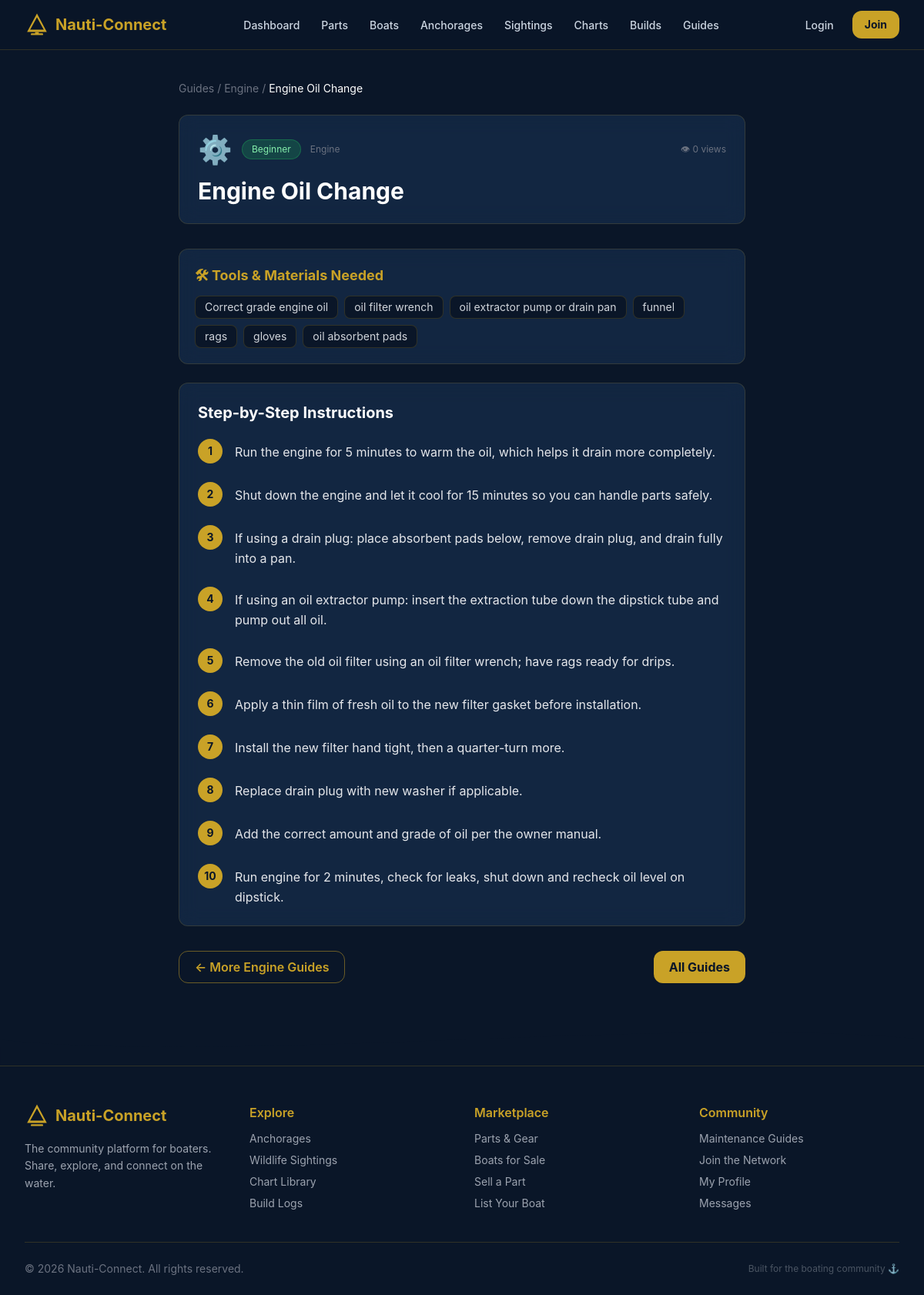
Screenshot of /maintenance/view.php?id=5 with the database file from the repository.
### tables this page shows
CREATE TABLE IF NOT EXISTS maintenance_guides (
    id INT AUTO_INCREMENT PRIMARY KEY,
    title VARCHAR(255) NOT NULL,
    category ENUM('engine','electrical','hull','sails','other') NOT NULL,
    difficulty_level ENUM('beginner','intermediate','advanced') NOT NULL,
    tools_needed TEXT,
    steps_json JSON,
    video_url VARCHAR(500),
    views INT DEFAULT 0,
    created_at TIMESTAMP DEFAULT CURRENT_TIMESTAMP,
    FULLTEXT(title, tools_needed)
);

### includes/functions.php (called while the page is built, shortened)
<?php
function sanitize(string $input): string {
    return htmlspecialchars(trim($input), ENT_QUOTES | ENT_HTML5, 'UTF-8');
}

### maintenance/view.php (the view, shortened to what this page needs)
<?php
require_once __DIR__ . '/../includes/functions.php';
require_once __DIR__ . '/../includes/db.php';
$id = (int)($_GET['id'] ?? 0);
$stmt = $conn->prepare('SELECT * FROM maintenance_guides WHERE id = ?');
$stmt->bind_param('i', $id);
$stmt->execute();
$guide = $stmt->get_result()->fetch_assoc();
$steps     = json_decode($guide['steps_json'] ?? '[]', true) ?: [];
$tools     = array_filter(array_map('trim', explode(',', $guide['tools_needed'] ?? '')));
$diffColor = match ($guide['difficulty_level']) {
    'beginner'     => 'bg-green-500/20 text-green-300 border-green-500/30',
    'intermediate' => 'bg-yellow-500/20 text-yellow-300 border-yellow-500/30',
    'advanced'     => 'bg-red-500/20 text-red-300 border-red-500/30',
    default        => 'bg-gray-500/20 text-gray-300',
};
$catEmoji = match ($guide['category']) { 'engine'=>'⚙️','electrical'=>'⚡','hull'=>'🛥️','sails'=>'⛵',default=>'🔧' };
include __DIR__ . '/../includes/header.php';
?>
<main class="max-w-3xl mx-auto px-4 py-10">
    <nav class="text-sm text-gray-500 mb-6">
        <a href="<?= SITE_URL ?>/maintenance/" class="hover:text-[#c9a227]">Guides</a> /
        <a href="<?= SITE_URL ?>/maintenance/?category=<?= urlencode($guide['category']) ?>" class="hover:text-[#c9a227] capitalize"><?= sanitize($guide['category']) ?></a> /
        <span class="text-white"><?= sanitize($guide['title']) ?></span>
    </nav>
    <div class="glass-card p-6 mb-8">
        <div class="flex flex-wrap items-center gap-3 mb-4">
            <span class="text-4xl"><?= $catEmoji ?></span>
            <span class="text-xs px-3 py-1 rounded-full border <?= $diffColor ?>"><?= ucfirst($guide['difficulty_level']) ?></span>
            <span class="text-xs text-gray-500 capitalize"><?= sanitize($guide['category']) ?></span>
            <span class="text-xs text-gray-500 ml-auto">👁 <?= number_format((int)$guide['views']) ?> views</span>
        </div>
        <h1 class="text-3xl font-bold text-white"><?= sanitize($guide['title']) ?></h1>
    </div>
    <?php if (!empty($tools)): ?>
        <div class="glass-card p-5 mb-6">
            <h2 class="text-lg font-bold text-[#c9a227] mb-3">🛠 Tools &amp; Materials Needed</h2>
            <div class="flex flex-wrap gap-2">
                <?php foreach ($tools as $tool): ?>
                    <span class="bg-[#0a1628] border border-[#c9a227]/20 text-gray-300 text-sm px-3 py-1 rounded-lg"><?= sanitize($tool) ?></span>
                <?php endforeach; ?>
            </div>
        </div>
    <?php endif; ?>
    <?php if (!empty($steps)): ?>
        <div class="glass-card p-6 mb-8">
            <h2 class="text-xl font-bold text-white mb-5">Step-by-Step Instructions</h2>
            <ol class="space-y-6">
                <?php foreach ($steps as $i => $step): ?>
                    <li class="flex gap-4">
                        <div class="flex-shrink-0 w-8 h-8 rounded-full bg-[#c9a227] text-[#0a1628] font-bold text-sm flex items-center justify-center">
                            <?= $i + 1 ?>
                        </div>
                        <div class="flex-1 pt-1">
                            <p class="text-gray-200 leading-relaxed"><?= sanitize($step) ?></p>
                        </div>
                    </li>
                <?php endforeach; ?>
            </ol>
        </div>
    <?php endif; ?>
    <div class="flex justify-between gap-4">
        <a href="<?= SITE_URL ?>/maintenance/?category=<?= urlencode($guide['category']) ?>" class="btn-outline px-5 py-2">← More <?= ucfirst($guide['category']) ?> Guides</a>
        <a href="<?= SITE_URL ?>/maintenance/" class="btn-gold px-5 py-2">All Guides</a>
    </div>
</main>
<?php include __DIR__ . '/../includes/footer.php'; ?>

### assets/css/style.css (style rules this page uses)
*, *::before, *::after { box-sizing: border-box; }
body { font-family: -apple-system, BlinkMacSystemFont, 'Segoe UI', Roboto, sans-serif; background: #0a1628; color: #e2e8f0; }
.glass-card { background: rgba(30, 58, 95, 0.45); backdrop-filter: blur(12px); -webkit-backdrop-filter: blur(12px); border: 1px solid rgba(201, 162, 39, 0.18); border-radius: 0.75rem; }
.btn-gold { display: inline-flex; align-items: center; justify-content: center; background-color: #c9a227; color: #0a1628; font-weight: 700; border-radius: 0.75rem; text-decoration: none; cursor: pointer; border: none; transition: background-color 0.2s, transform 0.1s; padding: 0.5rem 1.25rem; }
.btn-outline { display: inline-flex; align-items: center; justify-content: center; background-color: transparent; color: #c9a227; font-weight: 600; border: 1.5px solid rgba(201, 162, 39, 0.5); border-radius: 0.75rem; text-decoration: none; cursor: pointer; transition: background-color 0.2s, border-color 0.2s; padding: 0.5rem 1.25rem; }

### rows the page displays
maintenance_guides: category "Engine", title "Engine Oil Change", category "⚙️", difficulty_level "Beginner", views "0", tools_needed "Correct grade engine oil", tools_needed "oil filter wrench", tools_needed "oil extractor pump or drain pan", tools_needed "funnel", tools_needed "rags", tools_needed "gloves", tools_needed "oil absorbent pads", steps_json "Run the engine for 5 minutes to warm the oil, which helps it drain more completely.", steps_json "Shut down the engine and let it cool for 15 minutes so you can handle parts safely.", steps_json "If using a drain plug: place absorbent pads below, remove drain plug, and drain fully into a pan.", steps_json "If using an oil extractor pump: insert the extraction tube down the dipstick tube and pump out all oil.", steps_json "Remove the old oil filter using an oil filter wrench; have rags ready for drips.", steps_json "Apply a thin film of fresh oil to the new filter gasket before installation.", steps_json "Install the new filter hand tight, then a quarter-turn more.", steps_json "Replace drain plug with new washer if applicable.", steps_json "Add the correct amount and grade of oil per the owner manual.", steps_json "Run engine for 2 minutes, check for leaks, shut down and recheck oil level on dipstick."
